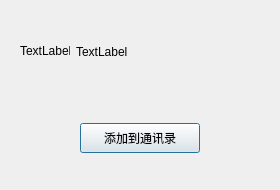
<?xml version="1.0" encoding="UTF-8"?>
<ui version="4.0">
 <class>FindResultDialog</class>
 <widget class="QDialog" name="FindResultDialog">
  <property name="geometry">
   <rect>
    <x>0</x>
    <y>0</y>
    <width>280</width>
    <height>190</height>
   </rect>
  </property>
  <property name="minimumSize">
   <size>
    <width>280</width>
    <height>190</height>
   </size>
  </property>
  <property name="maximumSize">
   <size>
    <width>280</width>
    <height>190</height>
   </size>
  </property>
  <property name="windowTitle">
   <string>FindResultDialog</string>
  </property>
  <layout class="QVBoxLayout" name="verticalLayout">
   <item>
    <widget class="QWidget" name="widget" native="true">
     <layout class="QHBoxLayout" name="horizontalLayout_2">
      <item>
       <widget class="QLabel" name="head_label">
        <property name="minimumSize">
         <size>
          <width>50</width>
          <height>50</height>
         </size>
        </property>
        <property name="maximumSize">
         <size>
          <width>50</width>
          <height>50</height>
         </size>
        </property>
        <property name="text">
         <string>TextLabel</string>
        </property>
       </widget>
      </item>
      <item>
       <widget class="QLabel" name="name_label">
        <property name="text">
         <string>TextLabel</string>
        </property>
       </widget>
      </item>
      <item>
       <spacer name="horizontalSpacer">
        <property name="orientation">
         <enum>Qt::Orientation::Horizontal</enum>
        </property>
        <property name="sizeHint" stdset="0">
         <size>
          <width>123</width>
          <height>20</height>
         </size>
        </property>
       </spacer>
      </item>
     </layout>
    </widget>
   </item>
   <item>
    <widget class="QWidget" name="widget_2" native="true">
     <layout class="QHBoxLayout" name="horizontalLayout">
      <item>
       <widget class="ClickedButton" name="add_friend_button">
        <property name="minimumSize">
         <size>
          <width>120</width>
          <height>30</height>
         </size>
        </property>
        <property name="maximumSize">
         <size>
          <width>120</width>
          <height>30</height>
         </size>
        </property>
        <property name="text">
         <string>添加到通讯录</string>
        </property>
       </widget>
      </item>
     </layout>
    </widget>
   </item>
  </layout>
 </widget>
 <customwidgets>
  <customwidget>
   <class>ClickedButton</class>
   <extends>QPushButton</extends>
   <header location="global">ClickedButton.h</header>
  </customwidget>
 </customwidgets>
 <resources/>
 <connections/>
</ui>
